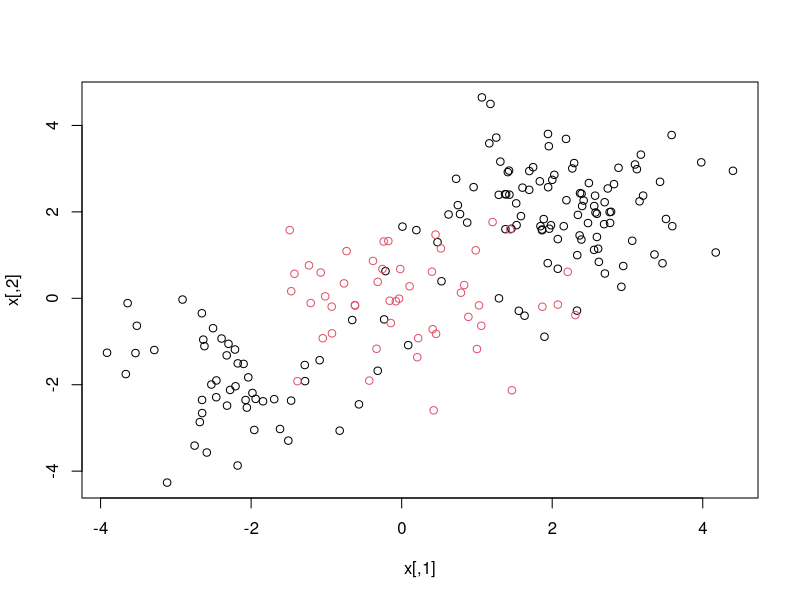
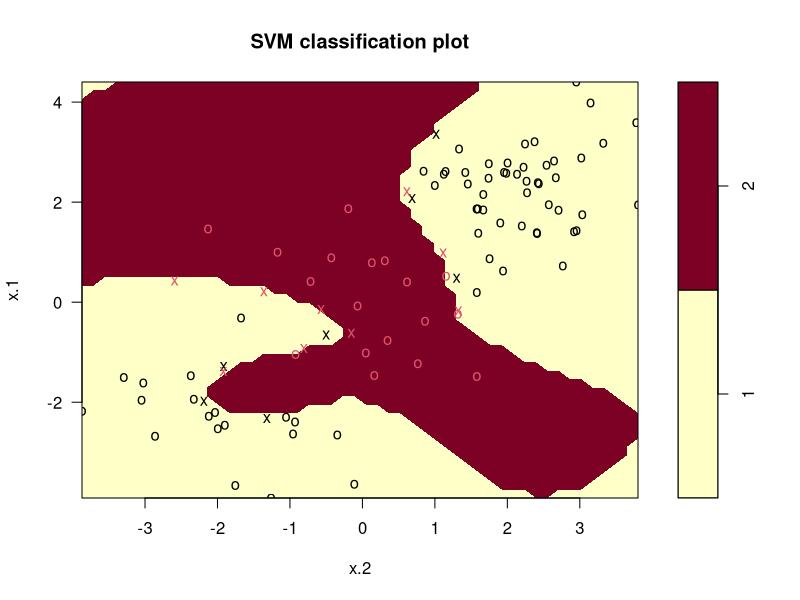

The R script that drew these images, in order:
#### 9.6.2 Support Vector Machine ####

# Library
library(e1071)

# Setting the seed
set.seed(1)

# Creating X data
x = matrix(rnorm(200*2), ncol=2)
x[1:100,] = x[1:100,] + 2
x[101:150,] = x[101:150,] - 2

# Creating the y
y = c(rep(1,150), rep(2,50))

# Creating dataframe with x and y
df = data.frame(x=x, y=as.factor(y))

# Plotting dataframe
plot(x, col=y) # Setting the color based on the labels

# Train boolean vector
train = sample(200, 100)

# Fitting svm()
svm.fit = svm(
  y~.,
  data=df[train,],
  kernel="radial",
  gamma=1,
  cost=1
)

# Viewing the summary
summary(svm.fit)

# Fitting svm() with bigger cost
svm.fit = svm(
  y~.,
  data=df[train,],
  kernel="radial",
  gamma=1,
  cost=1e5
)

# Plotting svm
plot(svm.fit, df[train,])

# Using tune() to apply CV to determine gamma and cost
tune.out = tune(
  svm,
  y~.,
  data=df[train,],
  kernel="radial",
  ranges=list(cost=c(0.1, 1, 10, 100, 1000), 
              gamma=c(0.5, 1, 2, 3, 4))
)

# Viewing the results
summary(tune.out)

' COMMENTS: 
Best combination is cost=1 and gamma=0.5.
'

# Predicting with the best parameters of svm
preds = predict(tune.out$best.model, newdata=df[-train,])

# Creating confusion matrix
table(true=df[-train, "y"], pred=preds)
